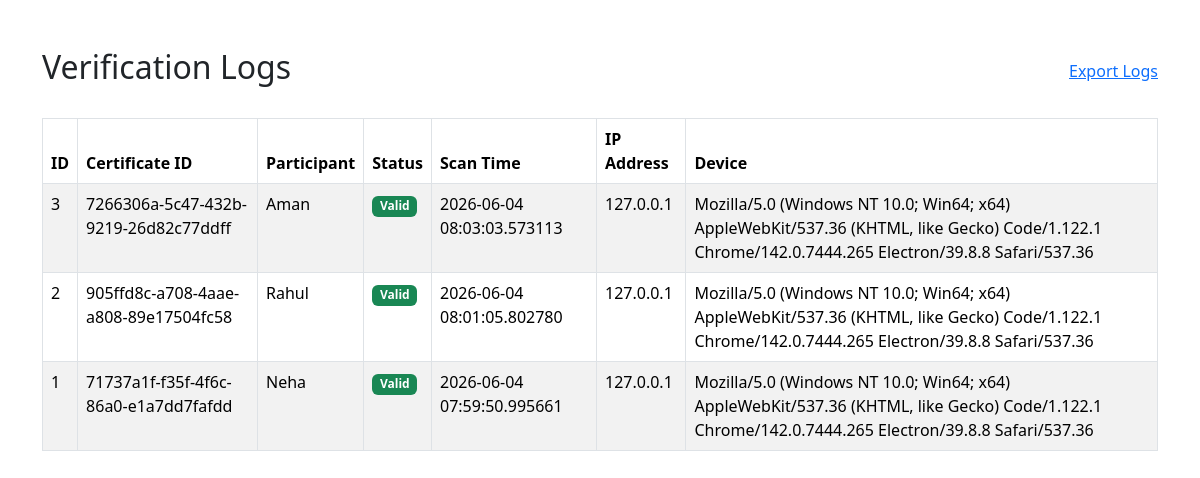
/verification-logs (signed in), run on an earlier commit of the app's database.
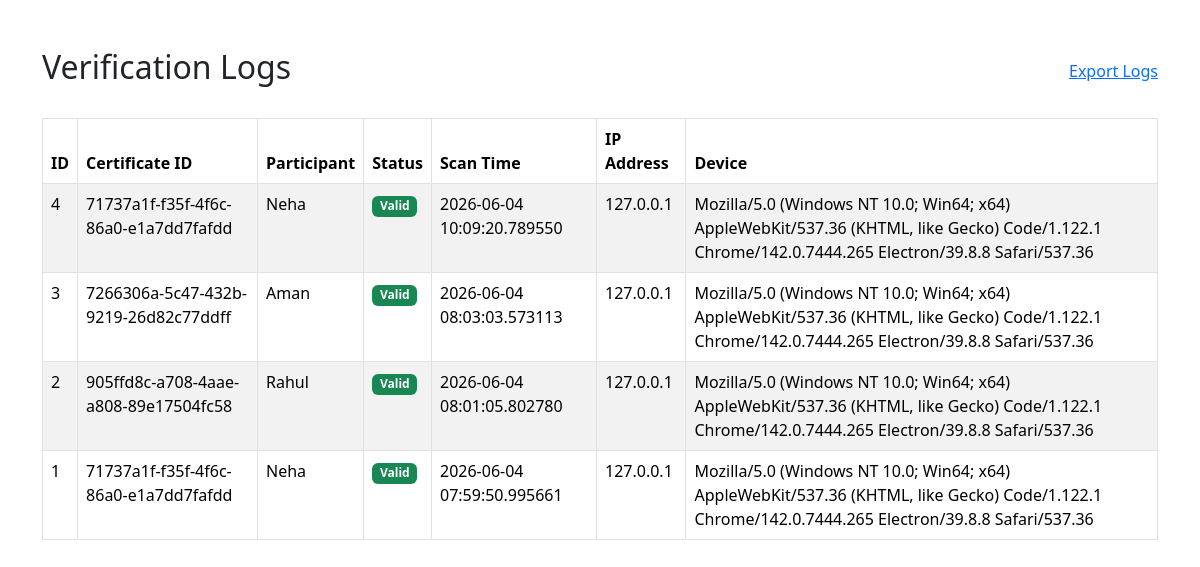
And on a later commit of the database.
### models/models.py (models this page shows)
class VerificationLog(db.Model):
    __tablename__ = "verification_logs"
    id = db.Column(db.Integer, primary_key=True)
    certificate_id = db.Column(
        db.String(100),
        nullable=False,
        index=True
    )
    participant_id = db.Column(
        db.Integer,
        db.ForeignKey("participants.id"),
        nullable=True,
        index=True
    )
    status = db.Column(
        db.Enum("valid", "invalid", name="verification_status"),
        nullable=False
    )
    scan_time = db.Column(
        db.DateTime,
        default=datetime.utcnow,
        nullable=False
    )
    ip_address = db.Column(
        db.String(100),
        nullable=True
    )
    device_info = db.Column(
        db.String(500),
        nullable=True
    )

class Participant(db.Model):
    __tablename__ = "participants"
    id = db.Column(
        db.Integer,
        primary_key=True
    )
    name = db.Column(
        db.String(100),
        nullable=False
    )
    email = db.Column(
        db.String(120),
        unique=True,
        nullable=False
    )
    college = db.Column(
        db.String(100)
    )
    created_at = db.Column(
        db.DateTime,
        default=datetime.utcnow
    )
    event_id = db.Column(
        db.Integer,
        db.ForeignKey("events.id"),
        nullable=True)
    certificate = db.relationship(
        "Certificate",
        backref="participant",
        uselist=False,
        cascade="all, delete-orphan"
    )
    verification_logs = db.relationship(
    "VerificationLog",
    backref="participant",
    lazy=True,
    cascade="all, delete-orphan"
)

### routes/certificate_routes.py (the view)
@certificate_bp.route("/verification-logs")
@admin_required
def verification_logs():
    logs = VerificationLog.query.order_by(
        VerificationLog.scan_time.desc()
    ).all()
    return render_template(
        "verification_logs.html",
        logs=logs
    )

### templates/verification_logs.html (shortened to what this page needs)
<!DOCTYPE html>
<html>
<head>
    <link href="https://cdn.jsdelivr.net/npm/bootstrap@5.3.3/dist/css/bootstrap.min.css"
          rel="stylesheet">
</head>
<body>
<div class="container mt-5">
    <div class="d-flex justify-content-between align-items-center mb-4">
        <h2>Verification Logs</h2>
        <a href="{{ url_for('certificate_bp.export_logs') }}">
    Export Logs
</a>
    </div>
    <table class="table table-bordered table-striped">
        <thead>
        <tr>
            <th>ID</th>
            <th>Certificate ID</th>
            <th>Participant</th>
            <th>Status</th>
            <th>Scan Time</th>
            <th>IP Address</th>
            <th>Device</th>
        </tr>
        </thead>
        <tbody>
        {% for log in logs %}
        <tr>
            <td>{{ log.id }}</td>
            <td>{{ log.certificate_id }}</td>
            <td>
                {% if log.participant %}
                    {{ log.participant.name }}
                {% else %}
                    Unknown
                {% endif %}
            </td>
            <td>
                {% if log.status == "valid" %}
                    <span class="badge bg-success">
                        Valid
                    </span>
                {% else %}
                    <span class="badge bg-danger">
                        Invalid
                    </span>
                {% endif %}
            </td>
            <td>{{ log.scan_time }}</td>
            <td>{{ log.ip_address }}</td>
            <td>{{ log.device_info }}</td>
        </tr>
        {% endfor %}
        </tbody>
    </table>
</div>
</body>
</html>

What changed in the data, as far as the page shows it:
added VerificationLog: id "4", certificate_id "71737a1f-f35f-4f6c-86a0-e1a7dd7fafdd", participant.name "Neha", status "Valid", scan_time "2026-06-04 10:09:20.789550", ip_address "127.0.0.1", device_info "Mozilla/5.0 (Windows NT 10.0; Win64; x64) AppleWebKit/537.36 (KHTML, like Gecko) Code/1.122.1 Chrome/142.0.7444.265 Electron/39.8.8 Safari/537.36"
